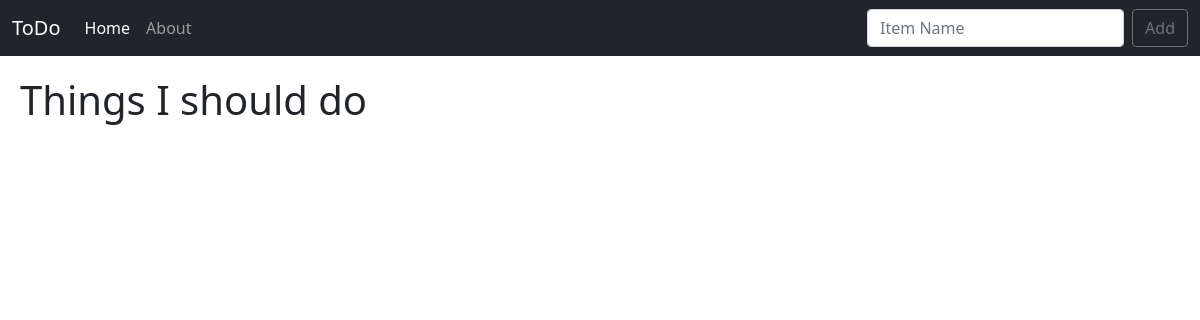
The app's page /, older data.
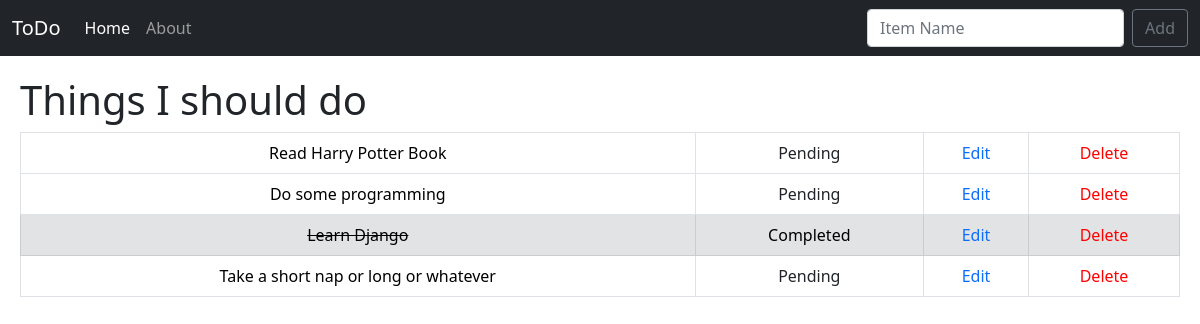
The same page, newer data.
### TodoList/models.py (models this page shows, shortened)
class List(models.Model):
    item = models.CharField(max_length=200)
    checked = models.BooleanField(default=False)

### TodoList/views.py (the view)
# urls.py: path('', views.home, name='home'),
def home(request):
    if request.method == "POST":
        AddItem(request.POST['itemName'])
        all_items = ShowLists()
        context = {'items':all_items}
        messages.success(request, 'Item added successfully!')
        return render(request, 'home.html', context)
    else:
        all_items = ShowLists()
        context = {'items':all_items}
        return render(request, 'home.html', context)

### TodoList/forms.py (called while the page is built)
def ShowLists():
    allItems = List.objects.all()
    mList = []
    for i in allItems:
        mList.append(i)
    return mList

### TodoList/Templates/home.html (shortened to what this page needs)
{% extends 'base.html' %}
{% block content %}
    <h1>Things I should do</h1>
    {% if items %}
    <table class="table table-bordered">
        {% for item in items %}
            {% if item.checked %}
                <tr class="table-secondary">
                    <td class="stricker"><center><a style="text-decoration: none; color: black;" href="{% url 'cross' item.id %}">{{item.item}}</a></center></td>
                    <td><center>Completed</center></td>
                    <td><center><a style="text-decoration: none;" href="{% url 'edit' item.id %}">Edit</a></center></td>
                    <td><center><a style="text-decoration: none; color: red;" href="{% url 'delete' item.id %}">Delete</a></center></td>
                </tr>
            {% else %}
                <tr>
                    <td><center><a style="text-decoration: none; color: black;" href="{% url 'cross' item.id %}">{{item.item}}</a></center></td>
                    <td><center>Pending</center></td>
                    <td><center><a style="text-decoration: none;" href="{% url 'edit' item.id %}">Edit</a></center></td>
                    <td><center><a style="text-decoration: none; color: red;" href="{% url 'delete' item.id %}">Delete</a></center></td>
                </tr>
            {% endif %}
        {% endfor %}
    </table>
    {% endif %}
{% endblock %}

### TodoList/Templates/base.html (shortened to what this page needs)
{% load static %}
<!DOCTYPE html>
<html lang="en">
<head>
  <link href="https://cdn.jsdelivr.net/npm/bootstrap@5.0.0-beta1/dist/css/bootstrap.min.css" rel="stylesheet"
 />
</head>
<body>
  <nav class="navbar navbar-expand-lg navbar-dark bg-dark">
    <div class="container-fluid">
      <a class="navbar-brand" href="{% url 'home' %}">ToDo</a>
      <div class="collapse navbar-collapse" id="navbarSupportedContent">
        <ul class="navbar-nav me-auto mb-2 mb-lg-0">
          <li class="nav-item">
            <a class="nav-link active" aria-current="page" href="{% url 'home' %}">Home</a>
          </li>
          <li class="nav-item">
            <a class="nav-link" href="{% url 'about' %}">About</a>
          </li>
        </ul>
        <form class="d-flex" method="POST">
          <input class="form-control me-2" type="search" placeholder="Item Name" aria-label="Search" name="itemName">
          <button class="btn btn-outline-secondary" type="submit">Add</button>
        </form>
      </div>
    </div>
  </nav>
  <div id="content">
    {% block content %}
    {% endblock %}
  </div>
</body>
</html>

### static/css/my_style.css (style rules this page uses)
.stricker { text-decoration: line-through; }

### TodoList/Templates/base.html (style rules this page uses)
div#content { padding: 20px; }

Row changes from the older to the newer data that the page shows:
added List: item "Read Harry Potter Book"
added List: item "Do some programming"
added List: item "Learn Django"
added List: item "Take a short nap or long or whatever"
